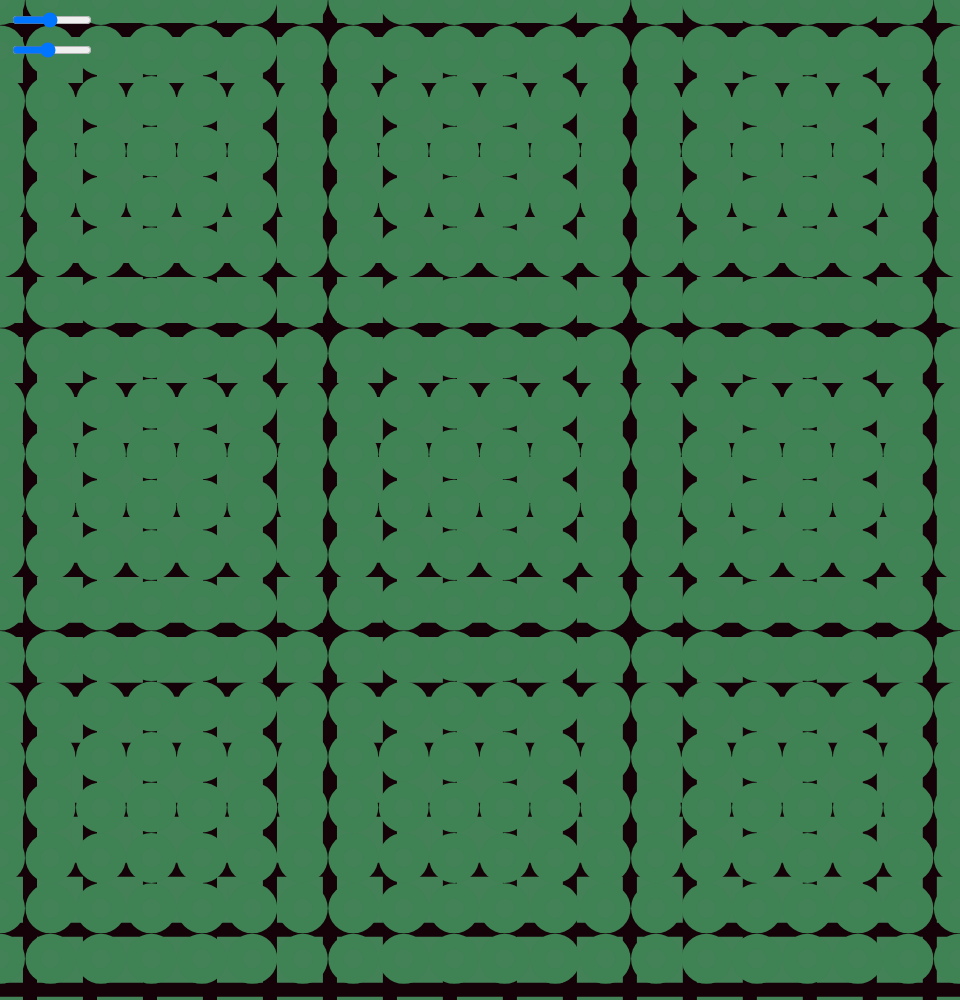
Frame 1 (no input)
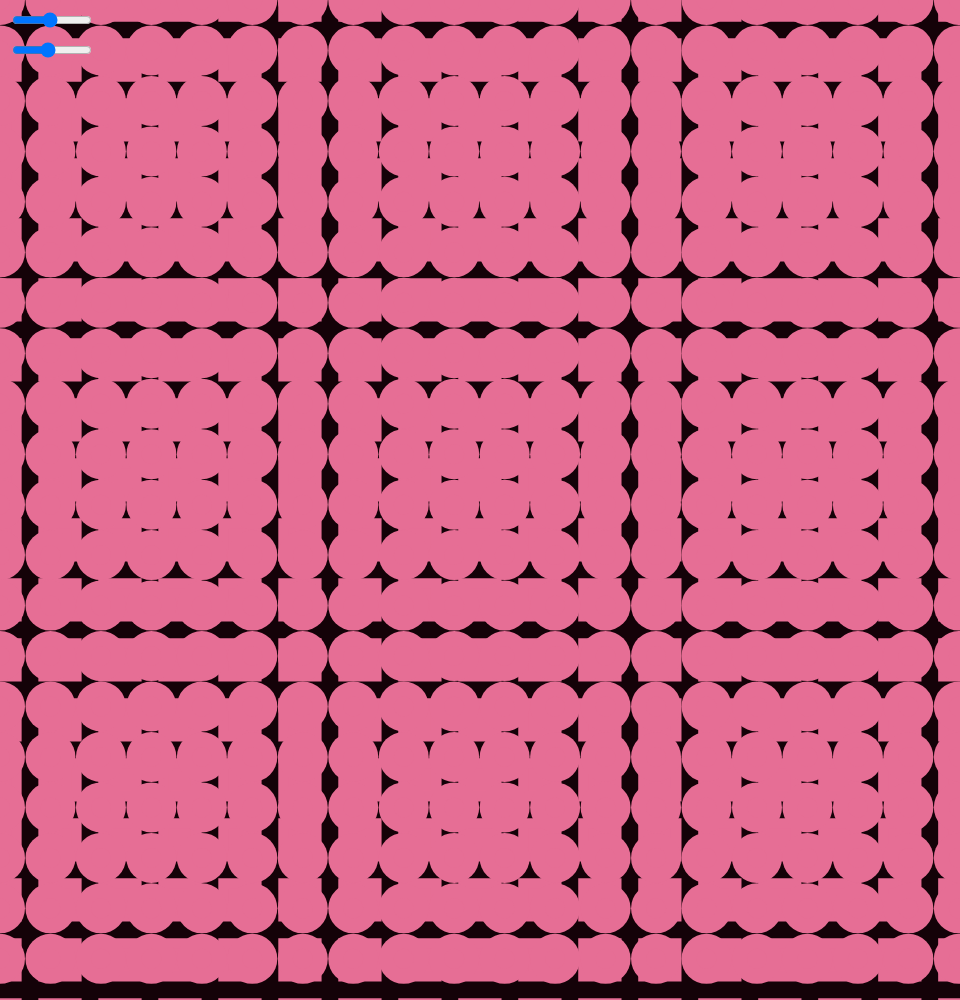
Frame 60 (no input)
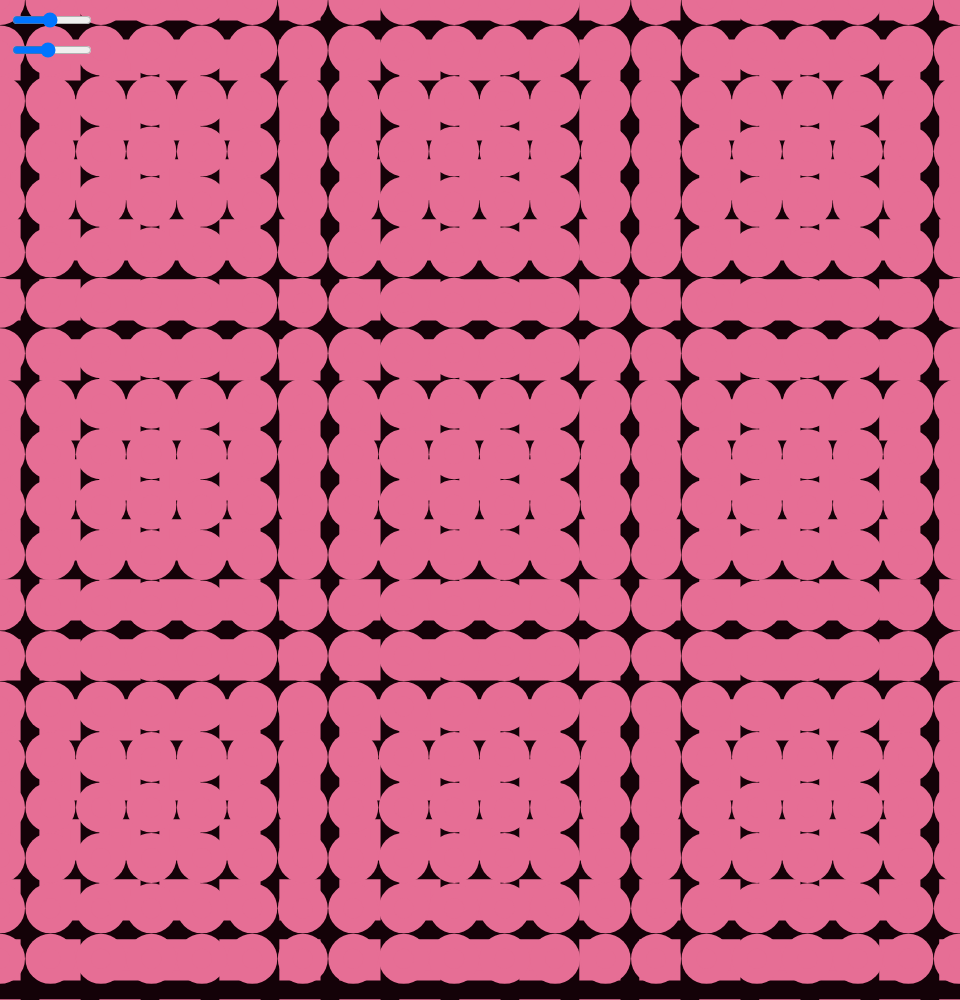
Frame 120 (the mouse pressed at the canvas centre since frame 60)

The p5.js sketch that drew these frames (run headless with seeded random() and noise() and a simulated clock; from frame 60 on, the mouse is pressed at the canvas centre):

// p5.js sketch
// ── sketch.js
let gridSize = 50;
let colorPicker = 50;
let colors;
let value = 0.25;
let interA;
let x1 = 10;
  let v1,v2,v3,v4;
  let from,to;
  let noiseFrom,noiseTo;
  let r1,r2,r3,r4; 

let translateSlider,gridSizeSlider,slider3;  

function setup() {
  createCanvas(windowWidth / 1.25 , windowHeight);

//  frameRate(1);
  translateSlider = createSlider(1,20,10,0.01);
    translateSlider.position(10, 10);
  translateSlider.size(80);

  gridSizeSlider = createSlider(10,100,50,1);
    gridSizeSlider.position(10, 40);
  gridSizeSlider.size(80);



}


function draw() {
  colors = [color('#e53723'), color('#3d85d8'), color('#e66e95'), color('#3c8253'), color('#e58136')];

      let s1 = translateSlider.value();
      let gridSize = gridSizeSlider.value();
 
  let baseNoise = frameCount * 0.002;
  r1 = map(noise(baseNoise), 0, 1, 0.5, 1.1);

  let nOffset = 0.1;

  // Declare interpolation variables here
  let interA, interB, interC, interD;

  // Set up noise-based from/to colors; the last iteration will set final values
  let nVal = baseNoise;
  let fromIndex = floor(noise(nVal) * colors.length);
  let toIndex = floor(noise(nVal + 10) * colors.length);
  let from = colors[fromIndex];
  let to = colors[toIndex];

  

    v1 = abs(sin(frameCount * 0.01));
    v2 = abs(sin(frameCount * 0.02));
    v3 = abs(sin(frameCount * 0.03));
    v4 = abs(sin(frameCount * 0.04));
    v5 = abs(sin(frameCount * 0.05));

    interA = lerpColor(from, to, v1); 
    interB = lerpColor(from, to, v2);
    interC = lerpColor(from, to, v4);
    interD = lerpColor(from, to, v5);

  noStroke();
  background("#140208");
  rectMode(CENTER);
  ellipseMode(CENTER);


  for (let x =  0; x < width; x += gridSize) {
    for (let y = 0; y < height; y += gridSize) {
      push();
      translate(x / s1,y / s1);
      stroke(interC)
      strokeWeight(r1 * gridSize / 4)
      fill(interD);
      
      rect(x / sin(2), y / sin(2), gridSize * r1 / 1.3, gridSize * r1 / 1.3);
    noStroke();
      fill(interB);

      ellipse(x * sin (2), y * sin(2), gridSize, gridSize);
      fill(interC);
       ellipse(x * sin (2), y * sin(2), gridSize / 2.5, gridSize / 2.5);
     
      stroke(interD);
      strokeWeight(2);
      //  line(x,y * 2,x,y,x,y);
      //  line(x,y,x * 2,y,x,y);
      noStroke();
       fill(255);
       pop();
       push();

        // ellipse(x * 2,y * 2,gridSize * 20, gridSize * 2 ); 

      pop();
    }
  }
}


// function lerp(colors,value){

//  return [
//         lerp(colors[0][0] + (colors[1][0] - colors[0][0]) * value
//         ,
//         colors[0][1] + (colors[1][1] - colors[0][1]) * value)
//         // colors[0][2] + (colors[1][2] - colors[0][2]) * value
//     ];

// }

// ── style.css
html, body {
  margin: 0;
  padding: 0;
}

canvas {

  display: block;
  float: right;
}
